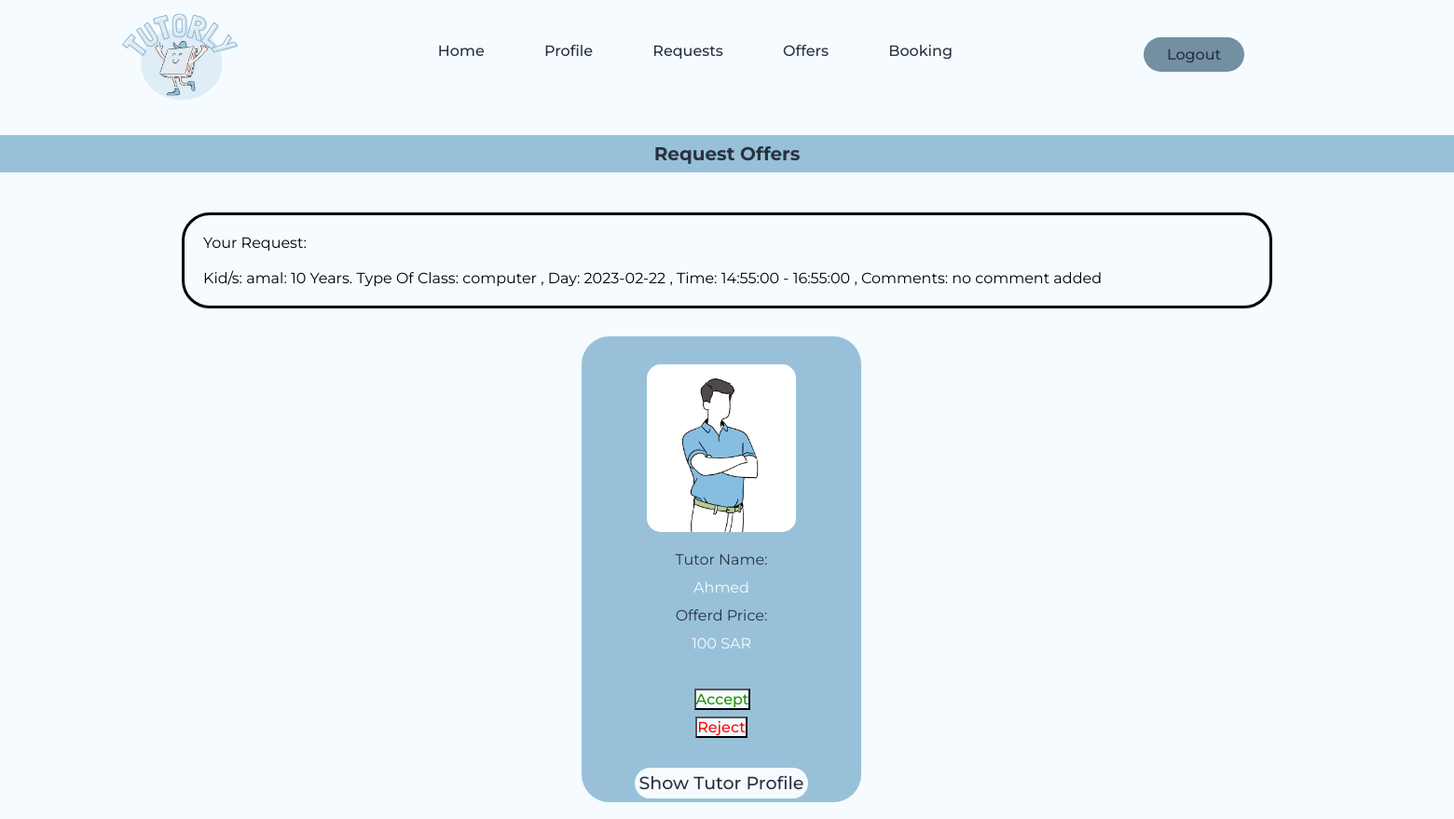
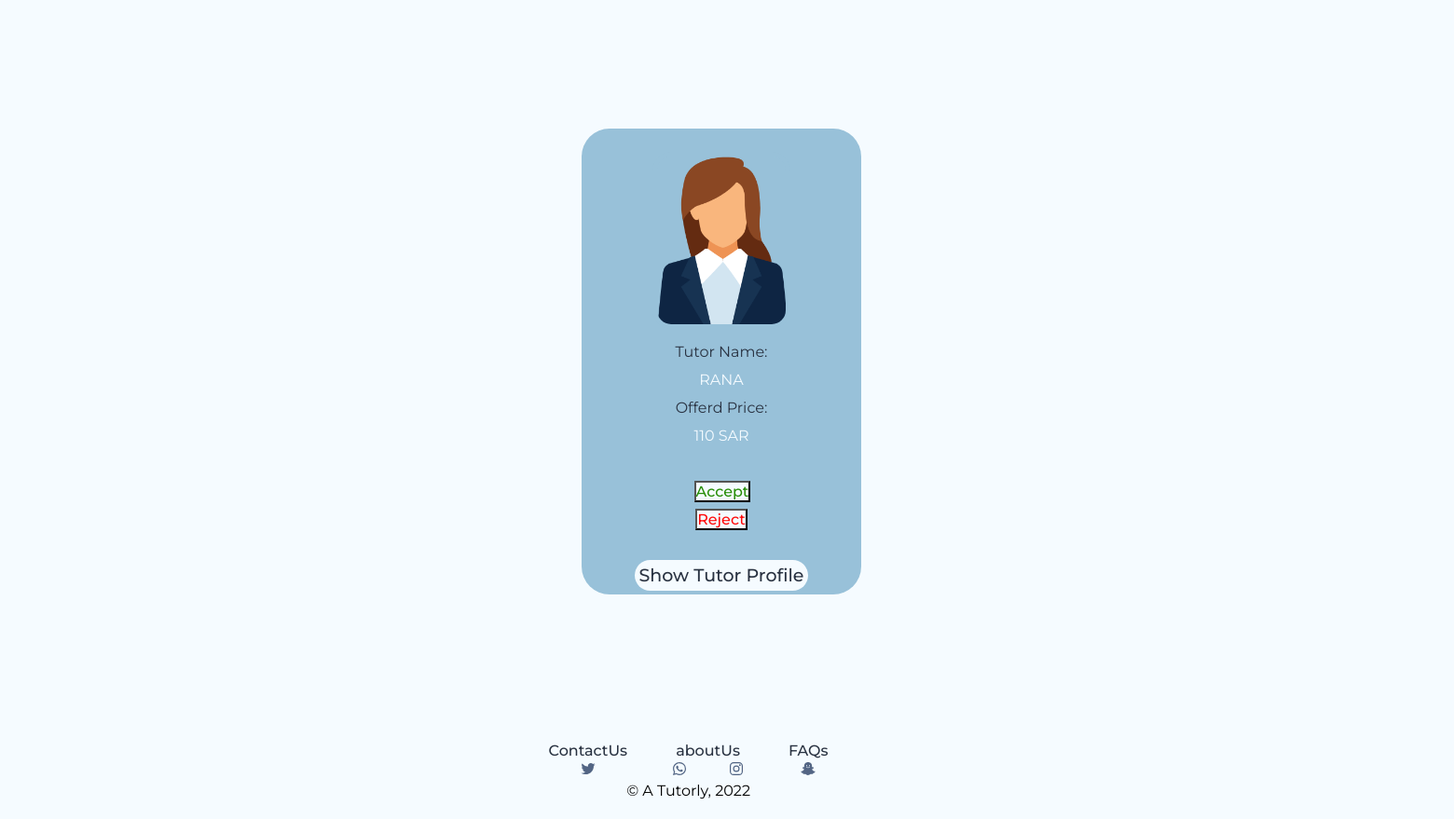
Page /php_files/offerDetails.php?id=27 on the committed database (2 pictures, top to bottom).
### tables this page shows
CREATE TABLE `kids` (
  `ID` int(11) NOT NULL,
  `kidName` varchar(200) NOT NULL,
  `kidAge` int(11) NOT NULL
);

CREATE TABLE `requests` (
  `TypeOfClass` varchar(100) NOT NULL,
  `ID` int(11) NOT NULL,
  `status` varchar(100) NOT NULL,
  `parentEmail` varchar(255) DEFAULT NULL,
  `startDate` date NOT NULL,
  `startTime` time NOT NULL,
  `endTime` time NOT NULL,
  `comments` text NOT NULL,
  `created_at` datetime NOT NULL DEFAULT current_timestamp() ON UPDATE current_timestamp()
);

CREATE TABLE `tutor` (
  `email` varchar(100) NOT NULL,
  `password` varchar(30) NOT NULL,
  `firstName` varchar(100) NOT NULL,
  `lastName` varchar(100) NOT NULL,
  `gender` varchar(7) NOT NULL,
  `ID` int(11) NOT NULL,
  `age` int(11) NOT NULL,
  `city` varchar(30) NOT NULL,
  `phone` varchar(30) NOT NULL,
  `bio` text NOT NULL,
  `img` varchar(100) NOT NULL
);

CREATE TABLE `offer` (
  `id` int(30) NOT NULL,
  `price` int(110) NOT NULL,
  `tutorName` varchar(200) NOT NULL,
  `RequestID` int(11) NOT NULL,
  `offerstatus` varchar(2000) NOT NULL,
  `tutorEmail` varchar(100) NOT NULL,
  `startDate` date NOT NULL,
  `startTime` time NOT NULL,
  `endTime` time NOT NULL
);

### php_files/offerDetails.php (the view, shortened to what this page needs)
<!DOCTYPE html>
<html lang="en">
<head>
    <link rel ="stylesheet" type="text/css" href = "../css_files/common.css">
    <link rel ="stylesheet" type="text/css" href = "../css_files/TutorsOffers.css">
</head>
<body>
<?php include ("../php_files/parentHeader.php"); ?>
    <?php
include ("../php_files/connectDB.php");
if(isset($_GET['id'])){
    $id = $_GET['id'];
   $sql1 = "SELECT `tutorName`,`price` ,`tutorEmail`
    FROM `requests` INNER JOIN `offer` WHERE `offer`.`RequestID` = $id
    AND `requests`.`ID` = $id AND `offer`.`offerstatus` != 'rejected' ";
$sql2 = "SELECT `TypeOfClass`,`startDate`,`startTime`,`endTime`,`comments`
FROM `requests`
WHERE `requests`.`ID` = $id ";
$Offresult = mysqli_query($connection,  $sql1);
$Reqresult = mysqli_query($connection,  $sql2);
$valu = mysqli_num_rows($Offresult);
 }
  ?>
<h2>Request Offers</h2><br><br>
 <?php
$kidss = "SELECT `kidName`,`kidAge` FROM `kids` WHERE `kids`.`ID` = $id";
$res = mysqli_query($connection, $kidss);
 $requ = mysqli_fetch_row($Reqresult);
 $serv = key($requ);
   next($requ);
   $stdate = key($requ);
   next($requ);
   $sttime = key($requ);
   next($requ);
   $etime = key($requ);
   next($requ);
   $com = key($requ);
   next($requ);
?>
<div class="req" style="
    position: relative;
    border-style: solid;
    border-radius: 30px;
    width: 75%;
    margin: auto;
    margin-top: 10px;
    padding: 20px;
    hight= 50px;"
    >
    <label class="serviceLabel">Your Request: </label><br><br>
    <label class="commentsLabel">Kid/s: </label>
<?php while($kidrow = mysqli_fetch_row($res)){
    $kname = key($kidrow);
    next($kidrow);
    $kAge = key($kidrow);
    next($kidrow);
    echo $kidrow[$kname].": ".$kidrow[$kAge]." Years. "; }?>
    <label class="classLabel" >Type Of Class: </label>
<label class="class"><?php echo(($requ[$serv]))?></label>
<label class="dayLabel">, Day: </label>
<label class="day"><?php echo(($requ[$stdate]))?> </label>
<label class="timeLabel">, Time: </label>
<label class="time"><?php echo(($requ[$sttime])) ?> - <?php echo(($requ[$etime]))?></label>
<label class="commentsLabel">, Comments: </label>
<label class="comments"><?php echo(($requ[$com]))?> </label>
</div>
<?php
 if($valu > 0 ){
$x = 0;
while($x< $valu  ){
$x++;
 $row = mysqli_fetch_row($Offresult);
  $tutorname = key($row);
   next($row);
   $price = key($row);
   next($row);
 $tutorEm = key($row);
 next($row);
 $sql3 = "SELECT `img` FROM `tutor` WHERE `email` = '$row[$tutorEm]' ";
 $result2 = mysqli_query($connection,  $sql3);
 $row2 = mysqli_fetch_row($result2);
 $tutorPic = key($row2);
?>
<div>
<p class="offer">
    <img src="../images/<?php echo(($row2[$tutorPic])); ?>" class="pic" height="190" alt = "Tutor Picture"><br>
<label class="nameLabel">Tutor Name: </label><br>
<label class="Name"><?php echo(($row[$tutorname])); ?></label><br>
<label class="priceLabel">Offerd Price: </label><br>
<label class="Price"><?php echo(($row[$price]))?> SAR</label>
<br><br>
<button class ="Accept" onclick="return checkAcce()"
style= "  margin-left: 2px;"
>
    <a style="  color: rgb(39, 141,7);
    text-decoration: none;" href ='http://localhost/Tutorly_/php_files/setAccepted.php?id=<?php echo($id)?>'>Accept </a> </button>
 <br>
 <button class="Reject" onclick="return checkDelet()"
>
    <a style=" color: rgb(254, 9,9);
    text-decoration: none;" href='http://localhost/Tutorly_/php_files/setRejected.php?id=<?php echo($id)?>'>  Reject  </a></button><br><br>
<a class="profile"href="http://localhost/Tutorly_/php_files/ShowTutorProfile.php?id=<?php echo($id) ?>&em=<?php echo( $row[$tutorEm]) ?>">Show Tutor Profile</a>
<br>
<br>
</p>
</div>
<?php
}
}
     include("../php_files/footer.php");
?>
</body>
</html>

### css_files/common.css (style rules this page uses)
* { box-sizing: border-box; margin: 0; padding : 0; background-color: #F5FBFF; font-family: "Montserrat", sans-serif; }
li, a { font-weight: 500; font-size: 16px; color: #293241; text-decoration: none; }
h2 { height: 40px; background-color:#98C1D9; color: #293241; text-align: center; padding: 8px; font-weight: bold; font-size: 20px; margin: -5px; }
html, body { height:100%; width: 100%; margin: 0; display: table; }
.pic { padding: 0px; border: solid #98C1D9; align-items: center; }
.pic, .detail { border-radius: 20px; border: solid #98C1D9 5px; margin: 1% -3.5%; }

### css_files/TutorsOffers.css (style rules this page uses)
Body { background-color: #F5FBFF ; }
h2, div { font-family: "Montserrat", sans-serif; }
.offer { background-color:#98C1D9; width: 300px; height: 500px; border-radius: 30px; margin: 10% 40%; padding: 25px ; margin-top: 30px; line-height: 30px; text-align: center; background-color: #98C1D9; }
.pic { margin:auto; background-color:#98C1D9; padding: 0px; }
.nameLabel, .ratingLabel, .priceLabel,.DateLabel,.TimeLabel { color:#293241; background-color: #98C1D9; }
.Name, .Rate, .Price,.Date,.Time { background-color:#98C1D9; color: #F5FBFF; font-size: 16px; }
.profile ,.email, .review { font-size: 19px; border-radius: 20px; padding: 5px; transition: all 0.3s ease 0s; }

### rows in the picture
kids: kidName "amal", kidAge "10"
requests: TypeOfClass "computer", startDate "2023-02-22", startTime "14:55:00", endTime "16:55:00", comments "no comment added"
tutor: img (picture)
offer: tutorName "Ahmed", price "100"
tutor: img (picture)
offer: tutorName "RANA", price "110"
